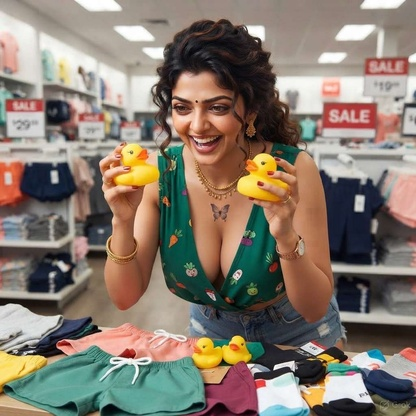
#> input picture images/1790513600932.jpg, 416 x 416 px, shrunk from 1024 x 1024 before the run; its folder holds 4 pictures in this run
$ python resize_images.py
#> lines starting #> are read from the running program, lines starting #| are printed output that depends on the picture
import os
import glob
from PIL import Image

def crop_to_4_5(image_path):
#> called with image_path = 'images/1790513600932.jpg'
    try:
        img = Image.open(image_path)
#> img is the input picture: PIL image 416x416 RGB; mean R, G, B 134.3, 122.2, 109.9
        w, h = img.size
#> w = 416; h = 416

        target_ratio = 4 / 5
        current_ratio = w / h
#> current_ratio = 1

        # Already 4:5
        if abs(current_ratio - target_ratio) < 0.01:
            return

        if current_ratio > target_ratio:
            # Too wide
            new_w = int(h * target_ratio)
#> new_w = 332
            left = (w - new_w) / 2
#> left = 42
            right = (w + new_w) / 2
#> right = 374
            top = 0
            bottom = h
#> bottom = 416
        else:
            # Too tall
            new_h = int(w / target_ratio)
            top = (h - new_h) / 2
            bottom = (h + new_h) / 2
            left = 0
            right = w

        img_cropped = img.crop((left, top, right, bottom))
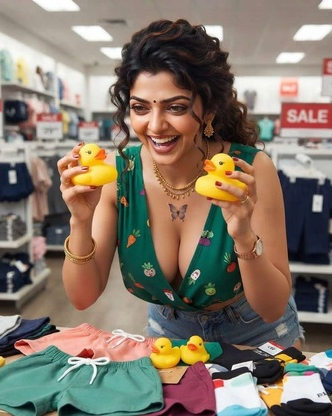
#> img_cropped: PIL image 332x416 RGB; mean R, G, B 130.8, 118.9, 105.5
        # Ensure RGB mode to save as jpg or png safely
        if img_cropped.mode != 'RGB':
            img_cropped = img_cropped.convert('RGB')
        img_cropped.save(image_path)
        print(f"Resized {os.path.basename(image_path)}")
    except Exception as e:
        print(f"Error resizing {os.path.basename(image_path)}: {e}")

image_dir = r"d:\Online\DTF STICKER LISTING\Auto-Insta-Pooja\images\*.*"
images = glob.glob(image_dir)
for image_path in images:
    crop_to_4_5(image_path)

print("All images cropped to 4:5 ratio!")
